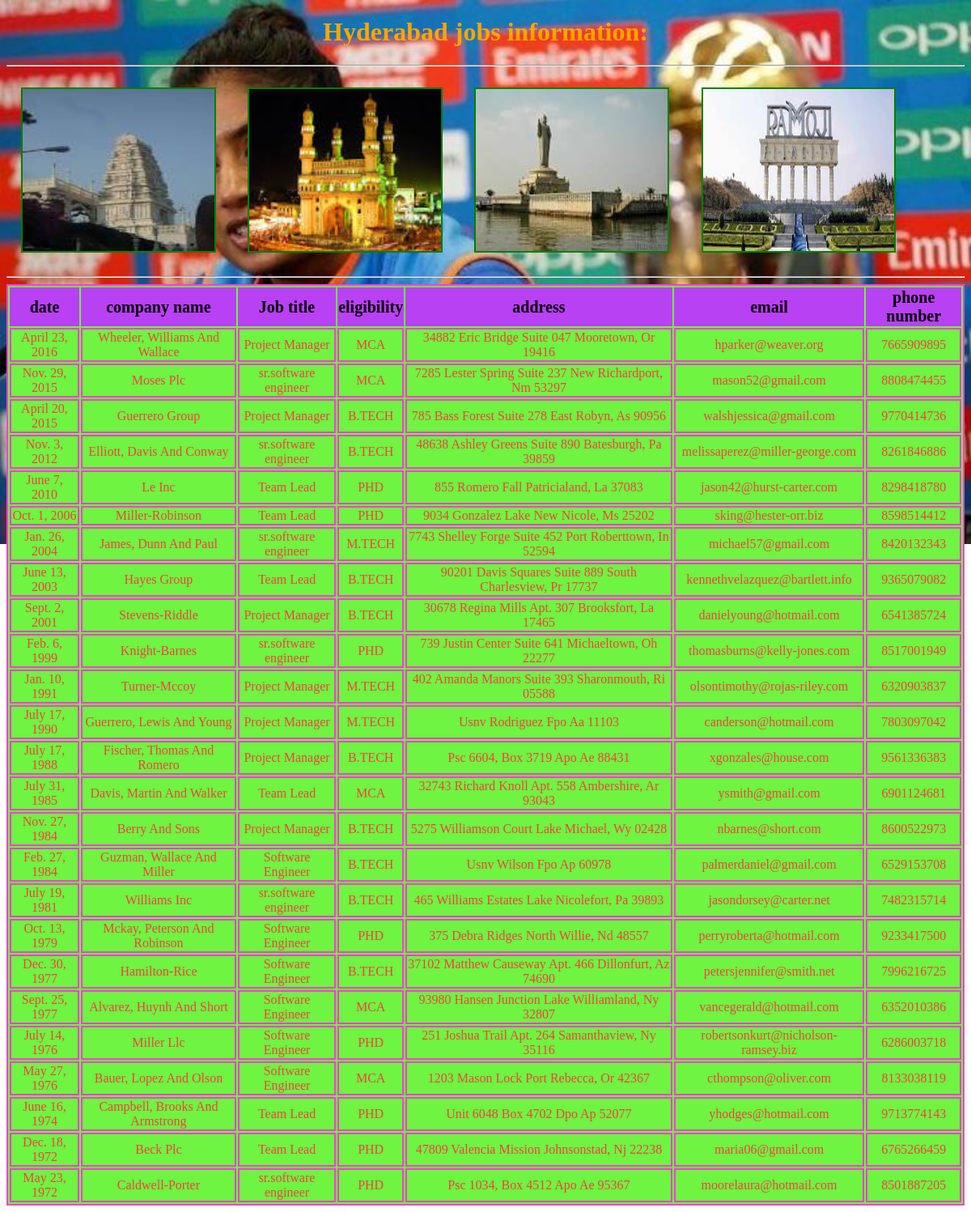
The app's page /hyd/ with its own data.
### testapp/models.py (models this page shows)
class hydjobs(models.Model):
    date=models.DateField()
    company=models.CharField(max_length=64)
    title=models.CharField(max_length=64)
    eligibility=models.CharField(max_length=64)
    address=models.CharField(max_length=64)
    email=models.EmailField()
    phonenumber=models.IntegerField()

### testapp/views.py (the view)
# urls.py: url(r'^hyd/',views.hydjobs_view),
def hydjobs_view(request):
    jobs_list=hydjobs.objects.order_by('-date')
    return render(request,'testapp/hydjobs.html',{"jobs_list":jobs_list})

### templates/testapp/hydjobs.html (shortened to what this page needs)
<!DOCTYPE html>
{% load staticfiles %}
<html lang="en" dir="ltr">
  <head>
    <link rel="stylesheet" href="{% static 'css/demo.css' %}">
  </head>
  <body>
<h1>Hyderabad jobs information:</h1><hr>
<img src="{% static 'images/image4.jpg' %}" alt="">
<img src="{% static 'images/image5.jpg' %}" alt="">
<img src="{% static 'images/image6.jpg' %}" alt="">
<img src="{% static 'images/image7.jpg' %}" alt=""><hr>
{% if jobs_list %}
<table border='2' id='sp'>
  <thead>
    <th>date</th>
    <th>company name</th>
    <th>Job title</th>
    <th>eligibility</th>
    <th>address</th>
    <th>email</th>
    <th>phone number</th>
  </thead>
  {% for job in jobs_list %}
  <tr>
    <td>{{job.date}}</td>
    <td>{{job.company|title}}</td>
    <td>{{job.title}}</td>
    <td>{{job.eligibility|upper}}</td>
    <td>{{job.address|title}}</td>
    <td>{{job.email}}</td>
    <td>{{job.phonenumber}}</td>
  </tr>
  {% endfor %}
</table>
{% else %}
<p>no data found</p>
{%endif%}
</body>
</html>

### static/css/demo.css (style rules this page uses)
h1 { text-align: center; color:orange;; }
img { height: 200px; width: 20%; margin: 1.5%; border: 2px solid green; }
#sp,td { border:2px solid #f442d1; text-align: center; background: #6ef441; color:rgb(244, 65, 65); }
th { background: #b841f4; font-size: 20px; color:black; border:#f44141; }
body { background-image:url(/static/images/image19.jpg); background-repeat:no-repeat; background-size:100%; }

### records on screen
hydjobs: date "April 23, 2016", company "Wheeler, Williams And Wallace", title "Project Manager", eligibility "MCA", address "34882 Eric Bridge Suite 047 Mooretown, Or 19416", email "hparker@weaver.org", phonenumber "7665909895"
hydjobs: date "Nov. 29, 2015", company "Moses Plc", title "sr.software engineer", eligibility "MCA", address "7285 Lester Spring Suite 237 New Richardport, Nm 53297", email "mason52@gmail.com", phonenumber "8808474455"
hydjobs: date "April 20, 2015", company "Guerrero Group", title "Project Manager", eligibility "B.TECH", address "785 Bass Forest Suite 278 East Robyn, As 90956", email "walshjessica@gmail.com", phonenumber "9770414736"
hydjobs: date "Nov. 3, 2012", company "Elliott, Davis And Conway", title "sr.software engineer", eligibility "B.TECH", address "48638 Ashley Greens Suite 890 Batesburgh, Pa 39859", email "melissaperez@miller-george.com", phonenumber "8261846886"
hydjobs: date "June 7, 2010", company "Le Inc", title "Team Lead", eligibility "PHD", address "855 Romero Fall Patricialand, La 37083", email "jason42@hurst-carter.com", phonenumber "8298418780"
hydjobs: date "Oct. 1, 2006", company "Miller-Robinson", title "Team Lead", eligibility "PHD", address "9034 Gonzalez Lake New Nicole, Ms 25202", email "sking@hester-orr.biz", phonenumber "8598514412"
hydjobs: date "Jan. 26, 2004", company "James, Dunn And Paul", title "sr.software engineer", eligibility "M.TECH", address "7743 Shelley Forge Suite 452 Port Roberttown, In 52594", email "michael57@gmail.com", phonenumber "8420132343"
hydjobs: date "June 13, 2003", company "Hayes Group", title "Team Lead", eligibility "B.TECH", address "90201 Davis Squares Suite 889 South Charlesview, Pr 17737", email "kennethvelazquez@bartlett.info", phonenumber "9365079082"
hydjobs: date "Sept. 2, 2001", company "Stevens-Riddle", title "Project Manager", eligibility "B.TECH", address "30678 Regina Mills Apt. 307 Brooksfort, La 17465", email "danielyoung@hotmail.com", phonenumber "6541385724"
hydjobs: date "Feb. 6, 1999", company "Knight-Barnes", title "sr.software engineer", eligibility "PHD", address "739 Justin Center Suite 641 Michaeltown, Oh 22277", email "thomasburns@kelly-jones.com", phonenumber "8517001949"
hydjobs: date "Jan. 10, 1991", company "Turner-Mccoy", title "Project Manager", eligibility "M.TECH", address "402 Amanda Manors Suite 393 Sharonmouth, Ri 05588", email "olsontimothy@rojas-riley.com", phonenumber "6320903837"
hydjobs: date "July 17, 1990", company "Guerrero, Lewis And Young", title "Project Manager", eligibility "M.TECH", address "Usnv Rodriguez Fpo Aa 11103", email "canderson@hotmail.com", phonenumber "7803097042"
hydjobs: date "July 17, 1988", company "Fischer, Thomas And Romero", title "Project Manager", eligibility "B.TECH", address "Psc 6604, Box 3719 Apo Ae 88431", email "xgonzales@house.com", phonenumber "9561336383"
hydjobs: date "July 31, 1985", company "Davis, Martin And Walker", title "Team Lead", eligibility "MCA", address "32743 Richard Knoll Apt. 558 Ambershire, Ar 93043", email "ysmith@gmail.com", phonenumber "6901124681"
hydjobs: date "Nov. 27, 1984", company "Berry And Sons", title "Project Manager", eligibility "B.TECH", address "5275 Williamson Court Lake Michael, Wy 02428", email "nbarnes@short.com", phonenumber "8600522973"
hydjobs: date "Feb. 27, 1984", company "Guzman, Wallace And Miller", title "Software Engineer", eligibility "B.TECH", address "Usnv Wilson Fpo Ap 60978", email "palmerdaniel@gmail.com", phonenumber "6529153708"
hydjobs: date "July 19, 1981", company "Williams Inc", title "sr.software engineer", eligibility "B.TECH", address "465 Williams Estates Lake Nicolefort, Pa 39893", email "jasondorsey@carter.net", phonenumber "7482315714"
hydjobs: date "Oct. 13, 1979", company "Mckay, Peterson And Robinson", title "Software Engineer", eligibility "PHD", address "375 Debra Ridges North Willie, Nd 48557", email "perryroberta@hotmail.com", phonenumber "9233417500"
hydjobs: date "Dec. 30, 1977", company "Hamilton-Rice", title "Software Engineer", eligibility "B.TECH", address "37102 Matthew Causeway Apt. 466 Dillonfurt, Az 74690", email "petersjennifer@smith.net", phonenumber "7996216725"
hydjobs: date "Sept. 25, 1977", company "Alvarez, Huynh And Short", title "Software Engineer", eligibility "MCA", address "93980 Hansen Junction Lake Williamland, Ny 32807", email "vancegerald@hotmail.com", phonenumber "6352010386"
hydjobs: date "July 14, 1976", company "Miller Llc", title "Software Engineer", eligibility "PHD", address "251 Joshua Trail Apt. 264 Samanthaview, Ny 35116", email "robertsonkurt@nicholson-ramsey.biz", phonenumber "6286003718"
hydjobs: date "May 27, 1976", company "Bauer, Lopez And Olson", title "Software Engineer", eligibility "MCA", address "1203 Mason Lock Port Rebecca, Or 42367", email "cthompson@oliver.com", phonenumber "8133038119"
hydjobs: date "June 16, 1974", company "Campbell, Brooks And Armstrong", title "Team Lead", eligibility "PHD", address "Unit 6048 Box 4702 Dpo Ap 52077", email "yhodges@hotmail.com", phonenumber "9713774143"
hydjobs: date "Dec. 18, 1972", company "Beck Plc", title "Team Lead", eligibility "PHD", address "47809 Valencia Mission Johnsonstad, Nj 22238", email "maria06@gmail.com", phonenumber "6765266459"
hydjobs: date "May 23, 1972", company "Caldwell-Porter", title "sr.software engineer", eligibility "PHD", address "Psc 1034, Box 4512 Apo Ae 95367", email "moorelaura@hotmail.com", phonenumber "8501887205"
